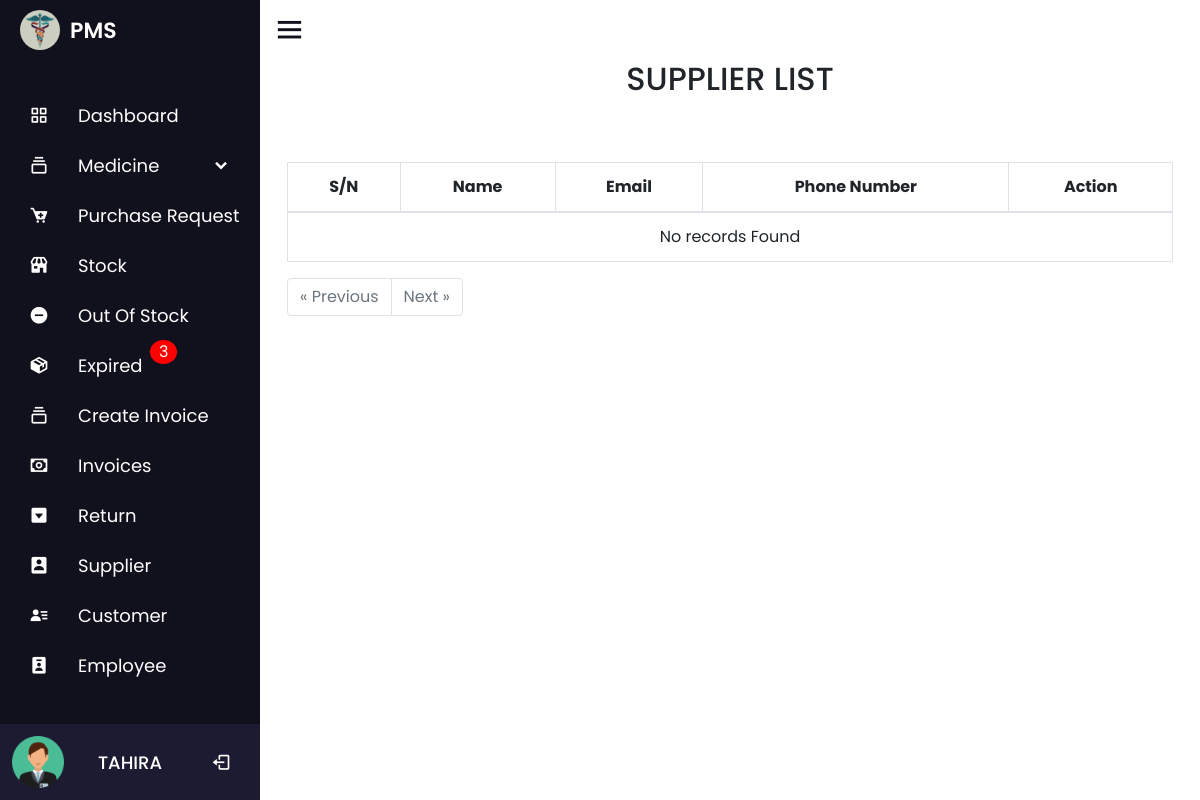
The page /supplier.php (signed in) on the database as committed earlier.
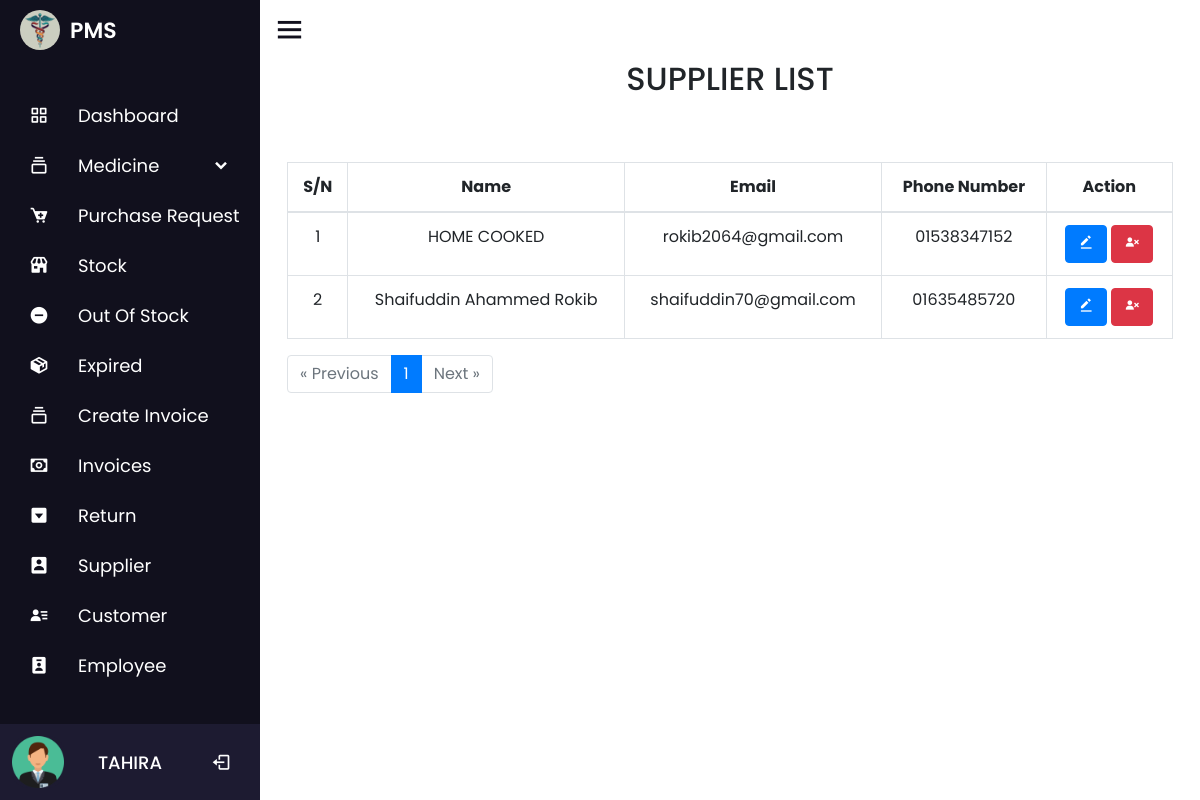
The same page on the database as committed later.
### tables this page shows
CREATE TABLE `supplier` (
  `supplier_id` int(11) NOT NULL,
  `supplier_name` varchar(100) NOT NULL,
  `supplier_number` varchar(20) NOT NULL,
  `supplier_email` varchar(100) NOT NULL,
  `creation_date` datetime NOT NULL DEFAULT current_timestamp()
);

### supplier.php (the view, shortened to what the changed rows need)
<?php
include 'nav/nav.php';
$results_per_page = 10;
$offset = 0;
if (isset($_GET['page']) && is_numeric($_GET['page'])) {
    $page = $_GET['page'];
    $offset = ($page - 1) * $results_per_page;
} else {
    $page = 1;
}
$query = "SELECT * FROM supplier LIMIT $offset, $results_per_page";
$data = mysqli_query($conn, $query);
$total_results_query = mysqli_query($conn, "SELECT COUNT(*) AS total FROM supplier");
$total_results_row = mysqli_fetch_assoc($total_results_query);
$total_results = $total_results_row['total'];
$total_pages = ceil($total_results / $results_per_page);
?>
<div class="container">
    <div class="title">
        <h2 class="text-center text-uppercase p-2">Supplier List</h2>
    </div>
    <table id="zctb" class="display table table-bordered table-hover text-center" cellspacing="0" width="100%">
        <thead>
            <tr>
                <th>S/N</th>
                <th>Name</th>
                <th>Email</th>
                <th>Phone Number</th>
                <th>Action</th>
            </tr>
        </thead>
        <tbody>
            <?php
            $c = $offset + 1;
            if ($total_results > 0) {
                while ($result = mysqli_fetch_assoc($data)) {
                    echo '
                    <tr>
                        <td>' . $c . '</td>
                        <td>' . $result['supplier_name'] . '</td>
                        <td>' . $result['supplier_email'] . '</td>
                        <td>' . $result['supplier_number'] . '</td>
                        <td>
                            <a href="supplier_update.php?updateid=' . $result['supplier_id'] . '" class="text-light"><button class="btn btn-primary"><i class="bx bxs-edit-alt"></i></button></a>
                            <a href="supplier.php?deleteid=' . $result['supplier_id'] . '" class="text-light"><button class="btn btn-danger"><i class="bx bxs-user-x"></i></button></a>
                        </td>
                    </tr>';
                    $c++;
                }
            } else {
                echo "<tr><td colspan='5'>No records Found</td></tr>";
            }
            ?>
        </tbody>
    </table>
                    <div class="pagination">
                        <ul class="pagination">
                            <?php for ($i = 1; $i <= $total_pages; $i++) : ?>
                                <li class="page-item <?php echo ($page == $i) ? 'active' : ''; ?>">
                                    <a class="page-link" href="?page=<?php echo $i; ?>"><?php echo $i; ?></a>
                                </li>
                            <?php endfor; ?>
                        </ul>
                    </div>
    <?php
    include 'nav/footer.php';
    ?>

### nav/nav.php (shortened to what the changed rows need)
<?php
$db = new dbObj();
$conn =  $db->getConnstring();
$query = mysqli_query($conn, "SELECT * FROM medicine_stock WHERE expiry_date < CURDATE()");
$e = mysqli_num_rows($query);
?>
<!DOCTYPE html>
<html lang="en" dir="ltr">
<head>
  <link rel="stylesheet" href="nav/style.css">
  <link rel="stylesheet" href="css/bootstrap.min.css">
  <link rel="stylesheet" href="https://unicons.iconscout.com/release/v4.0.0/css/line.css">
  <link href='https://unpkg.com/boxicons@2.0.7/css/boxicons.min.css' rel='stylesheet'>
  <link rel="stylesheet" href="https://unicons.iconscout.com/release/v4.0.8/css/line.css">
  <link rel="stylesheet" href="https://cdnjs.cloudflare.com/ajax/libs/font-awesome/4.7.0/css/font-awesome.min.css">
  <link rel="stylesheet" href="//code.jquery.com/ui/1.13.2/themes/base/jquery-ui.css">
</head>
<body>
  <div class="sidebar">
    <?php
        if (isset($_SESSION['admin'])) {
            echo '
            <ul class="nav-links">
            <li>
                <a href="dashboard.php">
                <i class="bx bx-grid-alt"></i>
                <span class="link_name">Dashboard</span>
                </a>
                <ul class="sub-menu blank">
                <li><a class="link_name" href="dashboard.php">Dashboard</a></li>
                </ul>
            </li>
            <li>
                <div class="iocn-link">
                <a href="medicine_details.php">
                    <i class="bx bx-collection"></i>
                    <span class="link_name">Medicine</span>
                </a>
                <i class="bx bxs-chevron-down arrow"></i>
                </div>
                <ul class="sub-menu">
                <li><a class="link_name" href="medicine_details.php">Medicine</a></li>
                <li><a href="catagory.php">Catagory</a></li>
                <li><a href="brand.php">Brand</a></li>
                <li><a href="generic.php">Generic</a></li>
                </ul>
            </li>
            <li>
            <a href="purchase_request.php">
            <i class="bx bxs-cart-add" ></i>
            <span class="link_name">Purchase Request</span>';
        echo '</a>
            <ul class="sub-menu blank">
            <li><a class="link_name" href="purchase_request.php">Purchase Request</a></li>
            </ul>
        </li>
            <li>
            <a href="stock.php">
            <i class="bx bxs-store" ></i>
              <span class="link_name">Stock</span>
            </a>
            <ul class="sub-menu blank">
              <li><a class="link_name" href="stock.php">Stock</a></li>
            </ul>
          </li>
          <li>
            <a href="outofstock.php">
            <i class="bx bxs-minus-circle" ></i>
              <span class="link_name">Out Of Stock</span>';
           echo' </a>
            <ul class="sub-menu blank">
              <li><a class="link_name" href="outofstock.php">Out Of Stock</a></li>
            </ul>
          </li>
          <li>
            <a href="expired.php">
            <i class="bx bxs-package" ></i>
              <span class="link_name">Expired</span>';
                        if ($e != 0) echo '
                            <span style="position: absolute; top: -0.1px;left: 110px;padding: 0.1px 9px;border-radius: 50%;background: red;color: white;margin-left:40px;">
                            ' . $e . '</span>' ;
           echo' </a>
            <ul class="sub-menu blank">
              <li><a class="link_name" href="expired.php">Out Of Stock</a></li>
            </ul>
          </li>
          <li>
            <div class="iocn-link">
              <a href="add_order.php">
                <i class="bx bx-collection"></i>
                <span class="link_name">Create Invoice</span>
              </a>
            </div>
          </li>
          <li>
            <div class="iocn-link">
              <a href="invoices.php">
              <i class="bx bx-money" ></i>
                <span class="link_name">Invoices</span>
              </a>
            </div>
          </li>
          <li>
            <a href="return.php">
            <i class="bx bxs-caret-down-square" ></i>
              <span class="link_name">Return</span>
            </a>
            <ul class="sub-menu blank">
              <li><a class="link_name" href="return.php">Return</a></li>
            </ul>
          </li>
          <li>
          <a href="supplier.php">
          <i class="bx bxs-user-rectangle" ></i>
            <span class="link_name">Supplier</span>
          </a>
          <ul class="sub-menu blank">
            <li><a class="link_name" href="supplier.php">Customer</a></li>
          </ul>
        </li>
          <li>
          <a href="customer.php">
          <i class="bx bxs-user-detail" ></i>
            <span class="link_name">Customer</span>
          </a>
          <ul class="sub-menu blank">
            <li><a class="link_name" href="customer.php">Customer</a></li>
          </ul>
        </li>
        <li>
          <a href="employee.php">
          <i class="bx bxs-user-badge"></i>
            <span class="link_name">Employee</span>
          </a>
          <ul class="sub-menu blank">
            <li><a class="link_name" href="employee.php">Employee</a></li>
          </ul>
        </li>
          <li>
            ';
        }
        ?>
      </li>
    </ul>
  </div>
  <section class="home-section">

Rows that differ between the two databases and show on the page:
added supplier: supplier_name "HOME COOKED", supplier_email "rokib2064@gmail.com", supplier_number "01538347152"
added supplier: supplier_name "Shaifuddin Ahammed Rokib", supplier_email "shaifuddin70@gmail.com", supplier_number "01635485720"
Other text that changed with them:
$e: "3" → (not shown)
new list line: "1"
text no longer shown: "No records Found"
